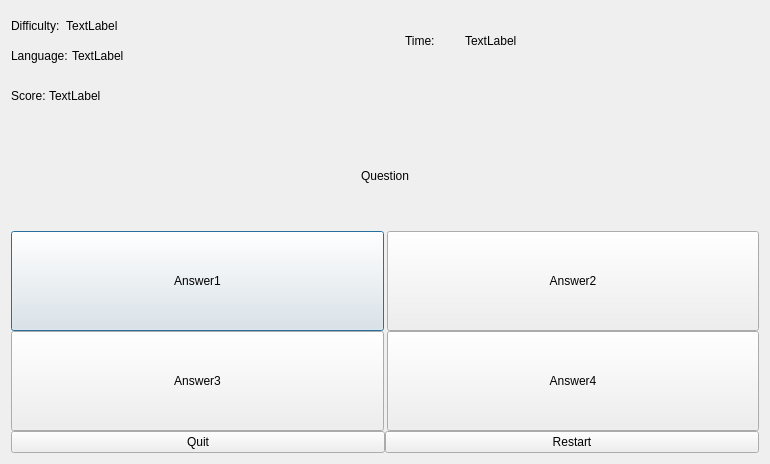
<?xml version="1.0" encoding="UTF-8"?>
<ui version="4.0">
 <class>GameDialog</class>
 <widget class="QDialog" name="GameDialog">
  <property name="geometry">
   <rect>
    <x>0</x>
    <y>0</y>
    <width>770</width>
    <height>464</height>
   </rect>
  </property>
  <property name="windowTitle">
   <string>Dialog</string>
  </property>
  <property name="layoutDirection">
   <enum>Qt::LeftToRight</enum>
  </property>
  <layout class="QVBoxLayout" name="verticalLayout_5">
   <item>
    <layout class="QVBoxLayout" name="verticalLayout_4">
     <property name="spacing">
      <number>0</number>
     </property>
     <item>
      <layout class="QVBoxLayout" name="verticalLayout_2">
       <property name="spacing">
        <number>0</number>
       </property>
       <item>
        <layout class="QHBoxLayout" name="horizontalLayout_5">
         <property name="spacing">
          <number>0</number>
         </property>
         <item>
          <layout class="QVBoxLayout" name="verticalLayout">
           <property name="spacing">
            <number>0</number>
           </property>
           <item>
            <layout class="QHBoxLayout" name="horizontalLayout_3">
             <property name="spacing">
              <number>0</number>
             </property>
             <item>
              <widget class="QLabel" name="DifTitle">
               <property name="sizePolicy">
                <sizepolicy hsizetype="Fixed" vsizetype="Preferred">
                 <horstretch>30</horstretch>
                 <verstretch>0</verstretch>
                </sizepolicy>
               </property>
               <property name="text">
                <string>Difficulty: </string>
               </property>
              </widget>
             </item>
             <item>
              <widget class="QLabel" name="DifChosen">
               <property name="minimumSize">
                <size>
                 <width>0</width>
                 <height>30</height>
                </size>
               </property>
               <property name="text">
                <string> TextLabel</string>
               </property>
              </widget>
             </item>
            </layout>
           </item>
           <item>
            <layout class="QHBoxLayout" name="horizontalLayout_2">
             <property name="spacing">
              <number>0</number>
             </property>
             <item>
              <widget class="QLabel" name="LangTitle">
               <property name="sizePolicy">
                <sizepolicy hsizetype="Fixed" vsizetype="Fixed">
                 <horstretch>0</horstretch>
                 <verstretch>0</verstretch>
                </sizepolicy>
               </property>
               <property name="text">
                <string>Language: </string>
               </property>
              </widget>
             </item>
             <item>
              <widget class="QLabel" name="LangChosen">
               <property name="minimumSize">
                <size>
                 <width>0</width>
                 <height>30</height>
                </size>
               </property>
               <property name="text">
                <string>TextLabel</string>
               </property>
              </widget>
             </item>
            </layout>
           </item>
          </layout>
         </item>
         <item>
          <spacer name="horizontalSpacer">
           <property name="orientation">
            <enum>Qt::Horizontal</enum>
           </property>
           <property name="sizeType">
            <enum>QSizePolicy::Fixed</enum>
           </property>
           <property name="sizeHint" stdset="0">
            <size>
             <width>40</width>
             <height>20</height>
            </size>
           </property>
          </spacer>
         </item>
         <item>
          <layout class="QHBoxLayout" name="horizontalLayout_4">
           <property name="spacing">
            <number>0</number>
           </property>
           <item>
            <widget class="QLabel" name="TimeTitle">
             <property name="sizePolicy">
              <sizepolicy hsizetype="Fixed" vsizetype="Preferred">
               <horstretch>0</horstretch>
               <verstretch>0</verstretch>
              </sizepolicy>
             </property>
             <property name="minimumSize">
              <size>
               <width>60</width>
               <height>0</height>
              </size>
             </property>
             <property name="text">
              <string>Time:</string>
             </property>
            </widget>
           </item>
           <item>
            <widget class="QLabel" name="Time">
             <property name="text">
              <string>TextLabel</string>
             </property>
            </widget>
           </item>
          </layout>
         </item>
        </layout>
       </item>
       <item>
        <layout class="QHBoxLayout" name="horizontalLayout">
         <property name="spacing">
          <number>0</number>
         </property>
         <item>
          <widget class="QLabel" name="ScoreTitle">
           <property name="enabled">
            <bool>true</bool>
           </property>
           <property name="text">
            <string>Score: </string>
           </property>
          </widget>
         </item>
         <item>
          <widget class="QLabel" name="Score">
           <property name="minimumSize">
            <size>
             <width>0</width>
             <height>30</height>
            </size>
           </property>
           <property name="text">
            <string>TextLabel</string>
           </property>
          </widget>
         </item>
         <item>
          <spacer name="horizontalSpacer_2">
           <property name="orientation">
            <enum>Qt::Horizontal</enum>
           </property>
           <property name="sizeHint" stdset="0">
            <size>
             <width>40</width>
             <height>20</height>
            </size>
           </property>
          </spacer>
         </item>
        </layout>
       </item>
      </layout>
     </item>
     <item>
      <layout class="QHBoxLayout" name="horizontalLayout_10">
       <property name="spacing">
        <number>0</number>
       </property>
       <item>
        <widget class="QLabel" name="Question">
         <property name="minimumSize">
          <size>
           <width>0</width>
           <height>100</height>
          </size>
         </property>
         <property name="text">
          <string>Question</string>
         </property>
         <property name="alignment">
          <set>Qt::AlignCenter</set>
         </property>
        </widget>
       </item>
      </layout>
     </item>
     <item>
      <layout class="QVBoxLayout" name="verticalLayout_3">
       <property name="spacing">
        <number>0</number>
       </property>
       <item>
        <layout class="QHBoxLayout" name="horizontalLayout_7">
         <property name="spacing">
          <number>3</number>
         </property>
         <item>
          <widget class="QPushButton" name="Answer1">
           <property name="enabled">
            <bool>true</bool>
           </property>
           <property name="minimumSize">
            <size>
             <width>0</width>
             <height>100</height>
            </size>
           </property>
           <property name="text">
            <string>Answer1</string>
           </property>
          </widget>
         </item>
         <item>
          <widget class="QPushButton" name="Answer2">
           <property name="minimumSize">
            <size>
             <width>0</width>
             <height>100</height>
            </size>
           </property>
           <property name="text">
            <string>Answer2</string>
           </property>
          </widget>
         </item>
        </layout>
       </item>
       <item>
        <layout class="QHBoxLayout" name="horizontalLayout_8">
         <property name="spacing">
          <number>3</number>
         </property>
         <item>
          <widget class="QPushButton" name="Answer3">
           <property name="minimumSize">
            <size>
             <width>0</width>
             <height>100</height>
            </size>
           </property>
           <property name="text">
            <string>Answer3</string>
           </property>
          </widget>
         </item>
         <item>
          <widget class="QPushButton" name="Answer4">
           <property name="minimumSize">
            <size>
             <width>0</width>
             <height>100</height>
            </size>
           </property>
           <property name="text">
            <string>Answer4</string>
           </property>
          </widget>
         </item>
        </layout>
       </item>
      </layout>
     </item>
     <item>
      <layout class="QHBoxLayout" name="horizontalLayout_6">
       <property name="spacing">
        <number>0</number>
       </property>
       <item>
        <widget class="QPushButton" name="Game_Quit_Button">
         <property name="text">
          <string>Quit</string>
         </property>
        </widget>
       </item>
       <item>
        <widget class="QPushButton" name="pushButton">
         <property name="text">
          <string>Restart</string>
         </property>
        </widget>
       </item>
      </layout>
     </item>
    </layout>
   </item>
  </layout>
 </widget>
 <resources/>
 <connections/>
</ui>
